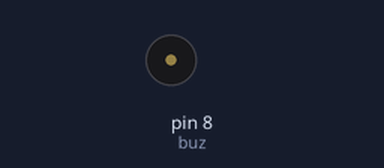
Simulated run of this sketch. Board: Arduino Uno, built with avr-gcc and run on an emulated ATmega328P. Parts: buzzer (waves = sounding).

Above: at 0.5 s.
Timing chart, 0 to 3.0 s (numbered marks = the images above):
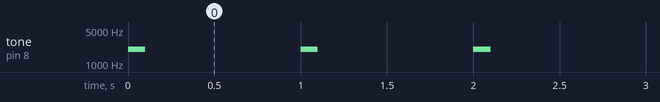

Measured:
- by itself, tone on pin 8 (buz): alternates 2000 Hz for 0.10 s and silent for 0.90 s

The sketch:

TocandoBuzzer.ino
```cpp
 int buz = 8;


void setup() {
 pinMode(buz, OUTPUT);
}

void loop() {
  tone(buz,2000,100);
  delay(1000);
}
```
